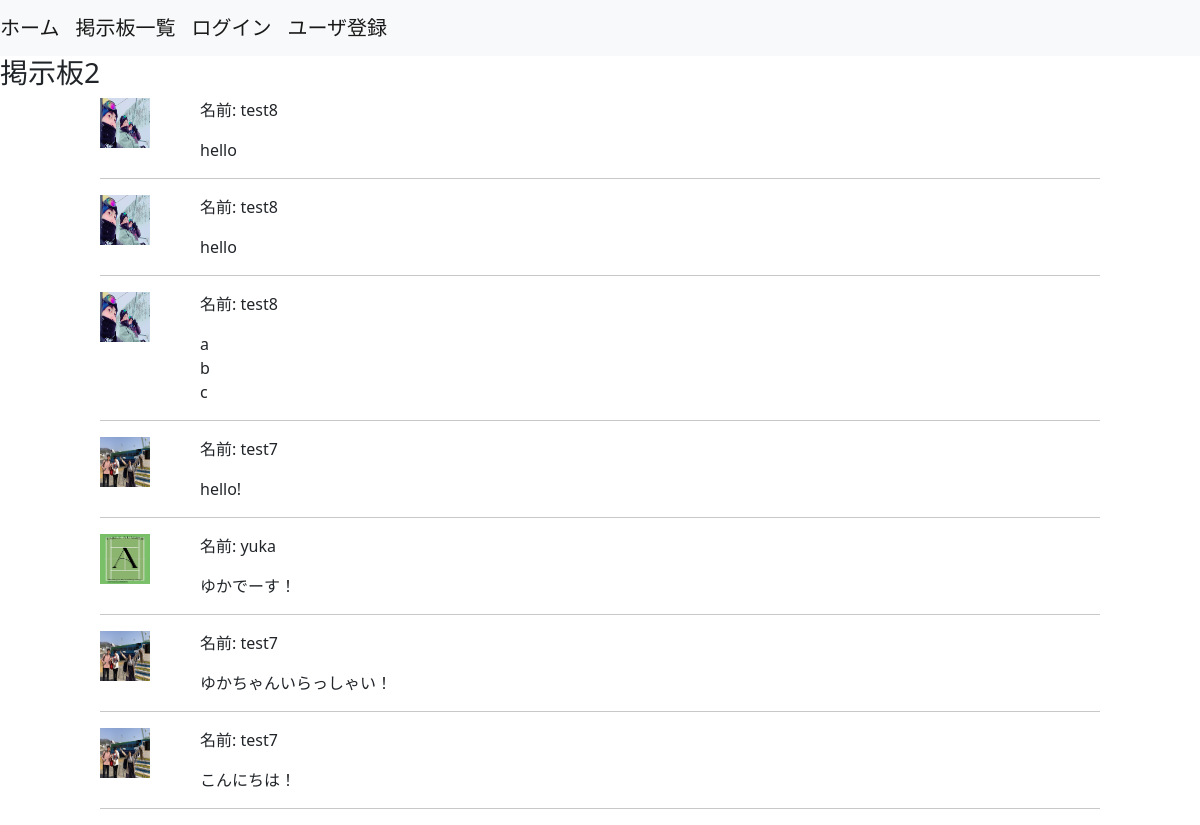
/boards/post_comments/2, run on the app's committed database.
### boards/models.py (models this page shows)
class Themes(models.Model):
  title = models.CharField(max_length=255)
  user = models.ForeignKey(
    'accounts.Users', on_delete=models.CASCADE
  )
  objects = ThemesManager()
  class Meta:
    db_table = 'themes'

class Comments(models.Model):
  comment = models.CharField(max_length=1000)
  user = models.ForeignKey(
    'accounts.Users', on_delete=models.CASCADE
  )
  theme = models.ForeignKey(
    'Themes', on_delete=models.CASCADE
  )
  objects = CommentsManager()
  class Meta:
    db_table = 'comments'

### accounts/models.py (models this page shows)
class Users(AbstractBaseUser, PermissionsMixin):
  username = models.CharField(max_length=255)
  age = models.PositiveIntegerField()
  email = models.EmailField(max_length=255, unique=True)
  is_active = models.BooleanField(default=False)
  is_staff = models.BooleanField(default=False)
  picture = models.FileField(null=True, upload_to='picture/')
  objects = UserManager()
  USERNAME_FIELD = 'email'
  REQUIRED_FIELDS = ['username']
  class Meta:
    db_table = 'users'

### boards/views.py (the view, shortened to what this page needs)
# urls.py: path('post_comments/<int:theme_id>', views.post_comments, name='post_comments'),
def post_comments(request, theme_id):
  saved_comment = cache.get(f'saved_comment-theme_id={theme_id}-user_id={request.user.id}', '')
  post_comment_form = forms.PostCommentForm(request.POST or None, initial={'comment': saved_comment})
  theme = get_object_or_404(Themes, id=theme_id)
  comments = Comments.objects.fetch_by_theme_id(theme_id)
  return render(
    request, 'boards/post_comments.html', context={
      'post_comment_form': post_comment_form,
      'theme': theme,
      'comments': comments,
    }
  )

### boards/models.py (called while the page is built)
  def fetch_by_theme_id(self, theme_id):
    return self.filter(theme_id=theme_id).order_by('id').all()

### templates/boards/post_comments.html (shortened to what this page needs)
{% extends "base.html" %}
{% block content %}
  <h3>{{ theme.title }}</h3>
  {% for comment in comments %}
    <div class="col-1 offset-1">
      {% if comment.user.picture %}
        <img style="float:left;" width="50px" height="50px" src="{{ comment.user.picture.url }}">
      {% endif %}
    </div>
    <div class="col-8 offset-2">
      <p>名前: {{ comment.user.username }}</p>
      <p>{{ comment.comment | linebreaks }}</p>
    </div>
    <div class="col-10 offset-1">
      <hr>
    </div>
  {% endfor %}
{% endblock %}

### templates/base.html (shortened to what this page needs)
<!DOCTYPE html>
<html lang="ja">
  <head>
    <link href="https://cdn.jsdelivr.net/npm/bootstrap@5.0.2/dist/css/bootstrap.min.css" rel="stylesheet">
  </head>
  <body>
    <nav class="navbar navbar-expand-lg navbar-light bg-light">
      <a class="navbar-brand" href="{% url 'accounts:home' %}">ホーム</a>
      <a class="navbar-brand" href="{% url 'boards:list_themes' %}">掲示板一覧</a>
      {% if user.is_authenticated %}
      <a class="navbar-brand" href="{% url 'accounts:user_logout' %}">ログアウト</a>
      <a class="navbar-brand" href="{% url 'accounts:user_edit' %}">ユーザ情報更新</a>
      {% else %}
      <a class="navbar-brand" href="{% url 'accounts:user_login' %}">ログイン</a>
      <a class="navbar-brand" href="{% url 'accounts:regist' %}">ユーザ登録</a>
      {% endif %}
    </nav>
    {% block content %}{% endblock %}
  </body>
</html>

### data on the page
Themes: title "掲示板2"
Comments: user.picture (picture), user.username "test8", comment "hello"
Comments: user.picture (picture), user.username "test8", comment "hello"
Comments: user.picture (picture), user.username "test8", comment "a b c"
Comments: user.picture (picture), user.username "test7", comment "hello!"
Comments: user.picture (picture), user.username "yuka", comment "ゆかでーす！"
Comments: user.picture (picture), user.username "test7", comment "ゆかちゃんいらっしゃい！"
Comments: user.picture (picture), user.username "test7", comment "こんにちは！"
